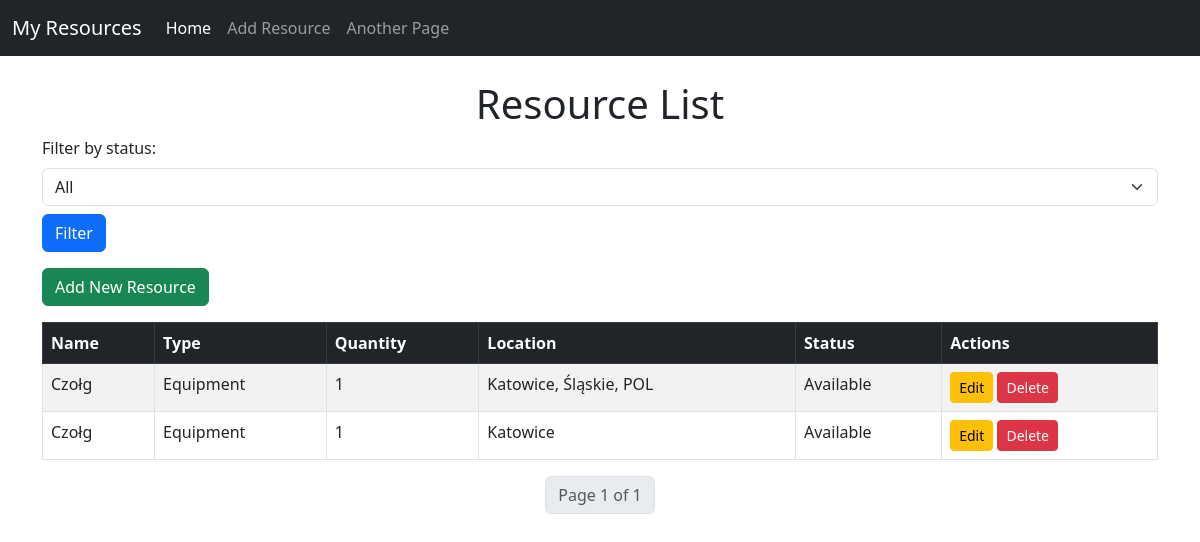
The page / on the database its author committed.
### core/models.py (models this page shows)
class Resource(models.Model):
    name = models.CharField(max_length=200)  # Name of the resource
    resource_type = models.CharField(
        max_length=100,
        choices=[
            ('equipment', 'Equipment'),
            ('personnel', 'Personnel'),
            ('supplies', 'Supplies'),
        ]
    )
    quantity = models.PositiveIntegerField()
    location = models.CharField(max_length=200)
    status = models.CharField(
        max_length=100,
        choices=[
            ('available', 'Available'),
            ('in_use', 'In Use'),
            ('under_maintenance', 'Under Maintenance'),
        ]
    )
    created_at = models.DateTimeField(auto_now_add=True)
    updated_at = models.DateTimeField(auto_now=True)
    def __str__(self):
        return self.name  # String representation of the resource

### core/views.py (the view)
# urls.py: path('', views.resource_list, name='resource_list'),  # URL dla listy zasobów
def resource_list(request):
    status_filter = request.GET.get('status')
    if status_filter:
        resources = Resource.objects.filter(status=status_filter)
    else:
        resources = Resource.objects.all()
    print("Resources being displayed:", resources)
    paginator = Paginator(resources, 10)
    page_number = request.GET.get('page')
    page_obj = paginator.get_page(page_number)
    return render(request, 'core/resource_list.html', {'page_obj': page_obj, 'status_filter': status_filter})

### core/templates/core/resource_list.html (shortened to what this page needs)
<!DOCTYPE html>
<html lang="en">
<head>
    <link href="https://cdn.jsdelivr.net/npm/bootstrap@5.3.0/dist/css/bootstrap.min.css" rel="stylesheet">
</head>
<body>
    <nav class="navbar navbar-expand-lg navbar-dark bg-dark">
        <div class="container-fluid">
            <a class="navbar-brand" href="#">My Resources</a>
            <div class="collapse navbar-collapse" id="navbarNav">
                <ul class="navbar-nav">
                    <li class="nav-item">
                        <a class="nav-link active" aria-current="page" href="{% url 'resource_list' %}">Home</a>
                    </li>
                    <li class="nav-item">
                        <a class="nav-link" href="{% url 'resource_create' %}">Add Resource</a>
                    </li>
                    <li class="nav-item">
                        <a class="nav-link" href="#">Another Page</a>
                    </li>
                </ul>
            </div>
        </div>
    </nav>
    <div class="container mt-4">
        <h1 class="text-center">Resource List</h1>
        <form method="get" class="mb-3">
            <label for="status" class="form-label">Filter by status:</label>
            <select name="status" id="status" class="form-select">
                <option value="">All</option>
            </select>
            <button type="submit" class="btn btn-primary mt-2">Filter</button>
        </form>
        <div class="mb-3">
            <a href="{% url 'resource_create' %}" class="btn btn-success">Add New Resource</a>
        </div>
        <table class="table table-bordered table-striped">
            <thead class="table-dark">
                <tr>
                    <th>Name</th>
                    <th>Type</th>
                    <th>Quantity</th>
                    <th>Location</th>
                    <th>Status</th>
                    <th>Actions</th>
                </tr>
            </thead>
            <tbody>
                {% for resource in page_obj %}
                <tr>
                    <td>{{ resource.name }}</td>
                    <td>{{ resource.get_resource_type_display }}</td>
                    <td>{{ resource.quantity }}</td>
                    <td>{{ resource.location }}</td>
                    <td>{{ resource.get_status_display }}</td>
                    <td>
                        <a href="{% url 'resource_update' resource.pk %}" class="btn btn-warning btn-sm">Edit</a>
                        <a href="{% url 'resource_delete' resource.pk %}" class="btn btn-danger btn-sm">Delete</a>
                    </td>
                </tr>
                {% empty %}
                <tr>
                    <td colspan="6" class="text-center">No resources found.</td>
                </tr>
                {% endfor %}
            </tbody>
        </table>
        <nav aria-label="Page navigation">
            <ul class="pagination justify-content-center">
                <li class="page-item disabled">
                    <span class="page-link">Page {{ page_obj.number }} of {{ page_obj.paginator.num_pages }}</span>
                </li>
            </ul>
        </nav>
    </div>
</body>
</html>

### rows shown on the page
Resource: name "Czołg", resource_type "Equipment", quantity "1", location "Katowice, Śląskie, POL", status "Available"
Resource: name "Czołg", resource_type "Equipment", quantity "1", location "Katowice", status "Available"

### other values the page prints
{{ page_obj.number }} "1"
{{ page_obj.paginator.num_pages }} "1"
